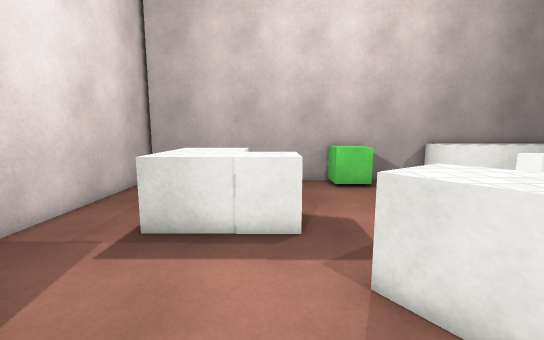
View 1 (above)

17 first-person views from a walk through a Unity game level. The camera is 1.5 m above the floor, tilts 8° down and sees 90° across. The floor is counted in squares, 0.5 m on a side. Each view is taken from the middle of a square. On the plan, view 1 faces up. The plan holds only what a view shows up to about 20 squares ahead; the rest is blank. The place goes on beyond the plan. Surface patterns are stand-ins for the level's own textures.

View 2
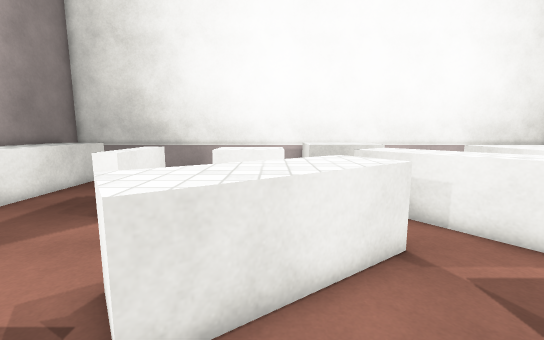

View 3
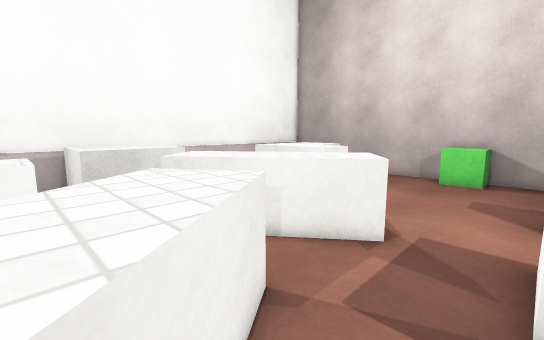

View 4
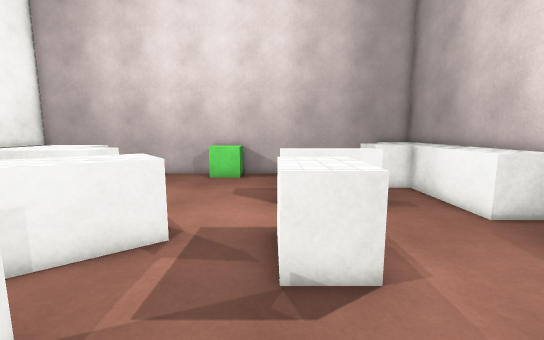

View 5
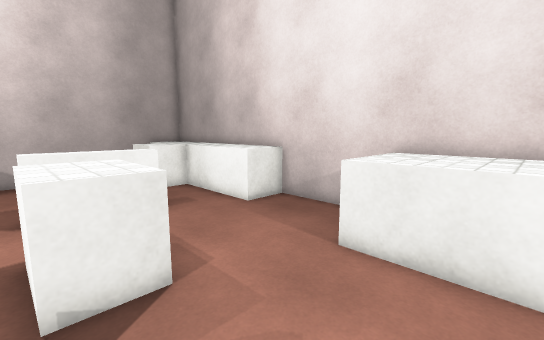

View 6
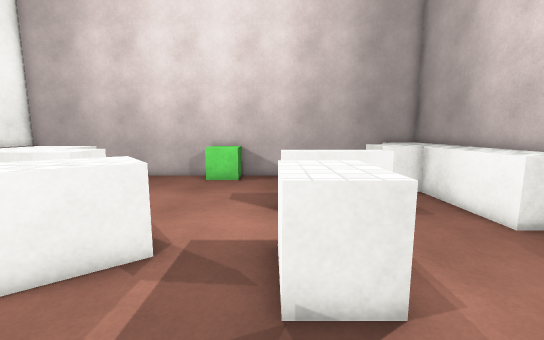

View 7
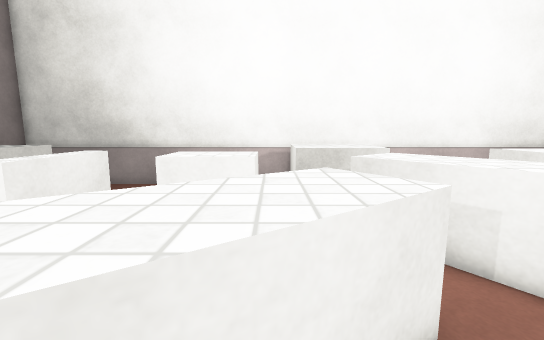

View 8
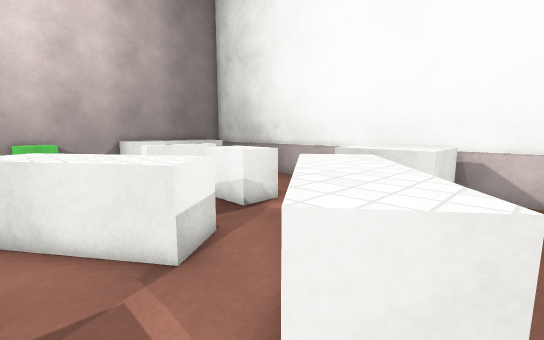

View 9
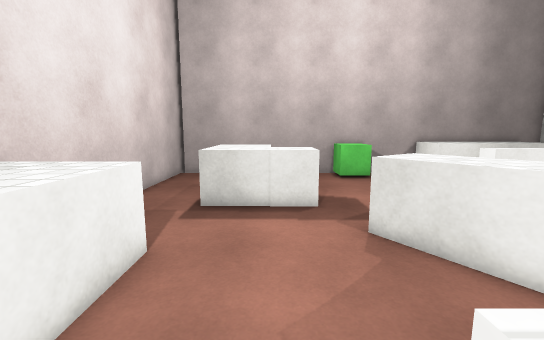

View 10
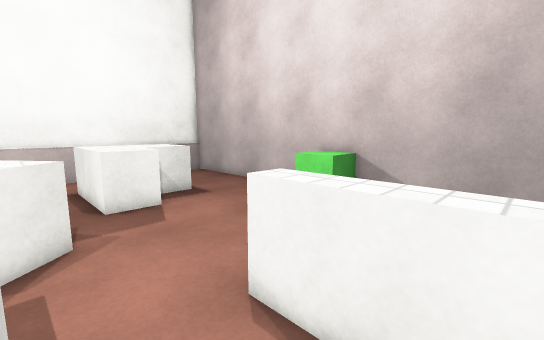

View 11
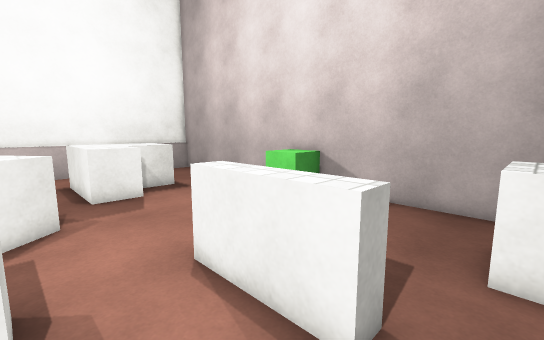

View 12
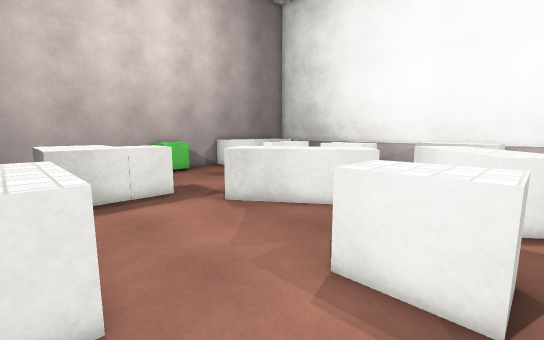

View 13
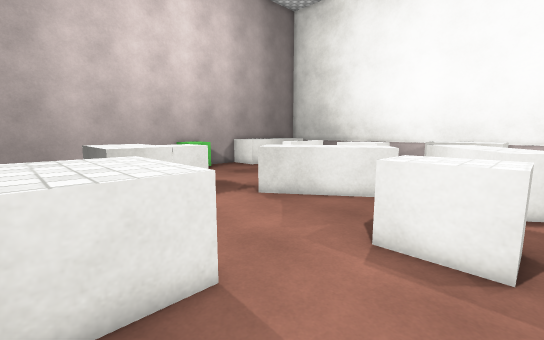

View 14
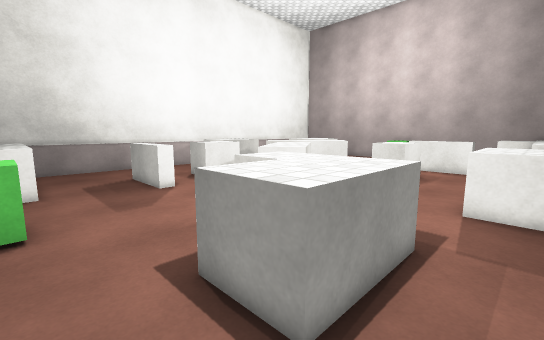

View 15
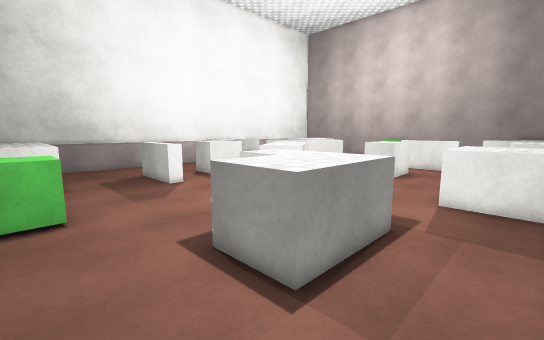

View 16
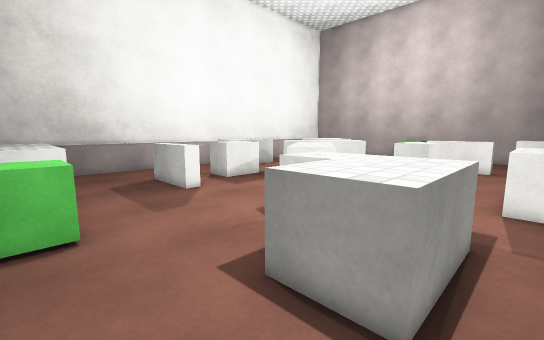

View 17
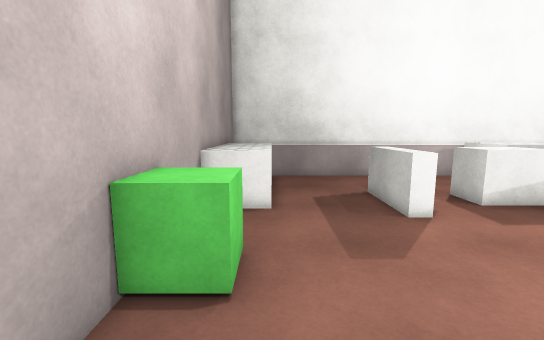

### Floor plan
Key: @ floor where view 1 was taken; # wall or solid block; . floor; = window, fence, low wall or low ledge; ^ raised ledge; C green cube; B block.
Columns run from 8 left of view 1 to 18 right of it. Each row starts with its distance up from view 1.
 17 ###########################
 16 #. .  ......CC.  =^^^^^^^^#
 15 #..  .......CC....^^^^^^^^#
 14 #.. ..............^^^^^^^.#
 13 #.........................#
 12 #...BBBB..................#
 11 #...BBBB..................#
 10 #...BBBBBB................#
  9 #...BBBBBB......^^^^^.....#
  8 #...BBBBBB.......^^^^   ..#
  7 #...................     .#
  6 #..........#^........    .#
  5 #.........^^^.....BBB...  #
  4 #BBB......#^^^. ..BBB...  #
  3 #BBBB......^^^^  .BBB.   .#
  2 #BBBB.......^^^^..BB.    .#
  1 #BBBB........^^^....  BBBB#
  0 #BBBB...@....^^#...   BBBB#
 -1 #BBBB............^^.  BBBB#
 -2 #.......BBB.....^^^^  BBBB#
 -3 #.......BBB....^^^^   BBBB#
 -4 #.......BBB..^^^^^        #
 -5 #.......BBB..#^^^         #
 -6 #^^...........^#.....    .#
 -7 #^^...............B.BB....#
 -8 #^^...^^^^.......BBBBBB...#
 -9 #^^...^^^^.......BBBBBB   #
-10 #^^....   .......B  BBB   #
-11 #^^BB..   .........BBBB   #
-12 #^BBBB..  .........BBB    #
-13 #^BBBB..  ............    #
-14 #^BBB...  .............   #
-15 #^^  .... ..CCC.........  #
-16 #^^  .... ..CCC.........  #
-17 ###########################

Positions as (right, up) in squares from view 1, and headings:
1: (0, 0), facing up
2: (-1, 3), facing right
3: (2, 3), facing down-right
4: (2, 3), facing down
5: (2, 3), facing down-left
6: (2, 2), facing down
7: (2, 2), facing right
8: (3, -6), facing up-right
9: (-1, -3), facing up
10: (-2, -5), facing down-right
11: (-4, -5), facing down-right
12: (-5, -5), facing up-right
13: (-7, -5), facing up-right
14: (-6, 15), facing down-right
15: (-7, 16), facing down-right
16: (-5, 16), facing down-right
17: (-1, 14), facing right
